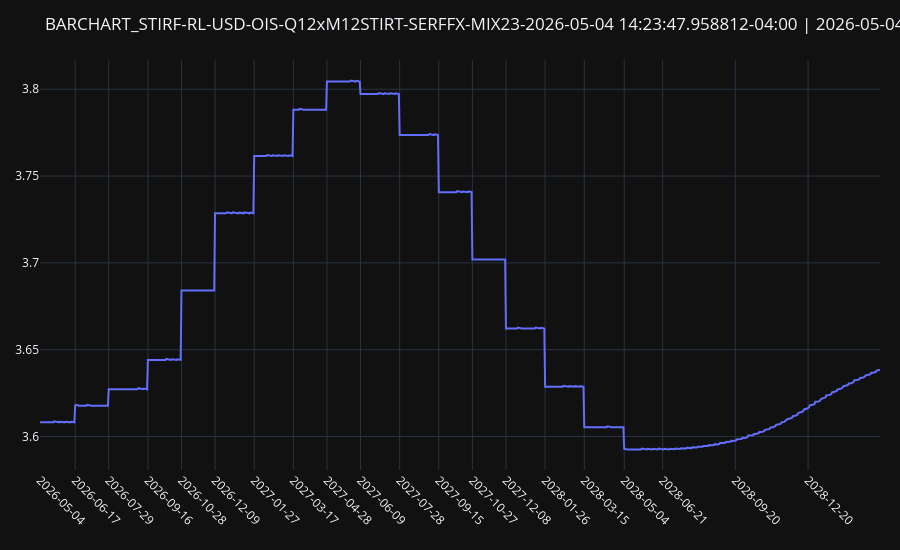

Write notebook code for a chart like this one.
### Code cell
ts = "live"
curve = "USD-OIS-Q12xM12STIRT-SERFFX-MIX23"

curve_handle = curve_mdp.get_pricer(request=dict(curve_name=curve, timestamp=ts))
curve_handle
queries = [
    # IRSwapQuery(curve=curve, tenor="fomc_apr26").resolve_query(ts, pricer_or_curve=curve_handle),
    IRSwapQuery(curve=curve, tenor="fomc_jun26").resolve_query(ts, pricer_or_curve=curve_handle),
    IRSwapQuery(curve=curve, tenor="fomc_jul26").resolve_query(ts, pricer_or_curve=curve_handle),
    IRSwapQuery(curve=curve, tenor="fomc_sep26").resolve_query(ts, pricer_or_curve=curve_handle),
    IRSwapQuery(curve=curve, tenor="fomc_oct26").resolve_query(ts, pricer_or_curve=curve_handle),
    IRSwapQuery(curve=curve, tenor="fomc_dec26").resolve_query(ts, pricer_or_curve=curve_handle),
    IRSwapQuery(curve=curve, tenor="fomc_jan27").resolve_query(ts, pricer_or_curve=curve_handle),
    IRSwapQuery(curve=curve, tenor="fomc_mar27").resolve_query(ts, pricer_or_curve=curve_handle),
    IRSwapQuery(curve=curve, tenor="fomc_apr27").resolve_query(ts, pricer_or_curve=curve_handle),
    IRSwapQuery(curve=curve, tenor="fomc_jun27").resolve_query(ts, pricer_or_curve=curve_handle),
    IRSwapQuery(curve=curve, tenor="fomc_jul27").resolve_query(ts, pricer_or_curve=curve_handle),
    IRSwapQuery(curve=curve, tenor="fomc_sep27").resolve_query(ts, pricer_or_curve=curve_handle),
    IRSwapQuery(curve=curve, tenor="fomc_oct27").resolve_query(ts, pricer_or_curve=curve_handle),
    IRSwapQuery(curve=curve, tenor="fomc_dec27").resolve_query(ts, pricer_or_curve=curve_handle),
]

rl_spots = []
for q in queries:
    pkg, _ = q.resolve_package(pricer_or_curve=curve_handle)
    print(f"{q.col_name()}: {pkg[0].rate().real}")


fwd_tenor = "1d"
x_data_num, y_data_rate = curve_handle.handle()._plot_rates(fwd_tenor, left=rl.NoInput(0), right=rl.NoInput(0))
plot_data_dict = dict(zip(x_data_num, [y.real for y in y_data_rate]))

calendar = ql.UnitedStates(ql.UnitedStates.FederalReserve)
filtered_plot_data = {dt: rate for dt, rate in plot_data_dict.items() if calendar.isBusinessDay(ql.Date(dt.day, dt.month, dt.year))}

x_business_days = list(filtered_plot_data.keys())
y_business_rates = list(filtered_plot_data.values())
curve_nodes = curve_handle.handle().nodes._nodes.keys()

fig = go.Figure()
fig.add_trace(go.Scatter(x=x_business_days, y=y_business_rates, mode="lines", name="1D"))

tick_vals = [pd.Timestamp(t).tz_localize(None) for t in curve_nodes]
tick_text = [pd.Timestamp(t).strftime("%Y-%m-%d") for t in tick_vals]

fig.update_layout(
    title=f"{curve_handle.meta()["id"]} | {curve_handle.meta()["timestamp"]} | 1d curve",
    template="plotly_dark",
    margin=dict(l=40, r=20, t=60, b=80),
    xaxis=dict(tickmode="array", tickvals=tick_vals, ticktext=tick_text, tickangle=45, showgrid=True),
    height=550,
    # width=1200,
    yaxis=dict(showgrid=True),
)
fig.update_xaxes(
    showspikes=True,
    spikecolor="white",
    spikesnap="cursor",
    spikemode="across",
    showgrid=True,
)
fig.update_yaxes(
    showspikes=True,
    spikecolor="white",
    spikesnap="cursor",
    spikethickness=0.5,
    showgrid=True,
)

fig.show()

### Figure 1 — Plotly figure (JSON) as saved in the notebook; plotly's stock layout.template omitted (floating-point values rounded to 4 significant figures; data arrays with more than 128 entries replaced by an {"elided": "..."} marker saying what was removed)
{"data": [{"mode": "lines", "name": "1D", "type": "scatter", "x": {"elided": "724 str values"}, "y": {"elided": "724 float values"}}], "layout": {"height": 550, "margin": {"b": 80, "l": 40, "r": 20, "t": 60}, "title": {"text": "BARCHART_STIRF-RL-USD-OIS-Q12xM12STIRT-SERFFX-MIX23-2026-05-04 14:23:47.958812-04:00 | 2026-05-04 14:23:47.958812-04:00 | 1d curve"}, "xaxis": {"showgrid": true, "showspikes": true, "spikecolor": "white", "spikemode": "across", "spikesnap": "cursor", "tickangle": 45, "tickmode": "array", "ticktext": ["2026-05-04", "2026-06-17", "2026-07-29", "2026-09-16", "2026-10-28", "2026-12-09", "2027-01-27", "2027-03-17", "2027-04-28", "2027-06-09", "2027-07-28", "2027-09-15", "2027-10-27", "2027-12-08", "2028-01-26", "2028-03-15", "2028-05-04", "2028-06-21", "2028-09-20", "2028-12-20", "2029-03-21"], "tickvals": ["2026-05-04T00:00:00", "2026-06-17T00:00:00", "2026-07-29T00:00:00", "2026-09-16T00:00:00", "2026-10-28T00:00:00", "2026-12-09T00:00:00", "2027-01-27T00:00:00", "2027-03-17T00:00:00", "2027-04-28T00:00:00", "2027-06-09T00:00:00", "2027-07-28T00:00:00", "2027-09-15T00:00:00", "2027-10-27T00:00:00", "2027-12-08T00:00:00", "2028-01-26T00:00:00", "2028-03-15T00:00:00", "2028-05-04T00:00:00", "2028-06-21T00:00:00", "2028-09-20T00:00:00", "2028-12-20T00:00:00", "2029-03-21T00:00:00"]}, "yaxis": {"showgrid": true, "showspikes": true, "spikecolor": "white", "spikesnap": "cursor", "spikethickness": 0.5}}}
